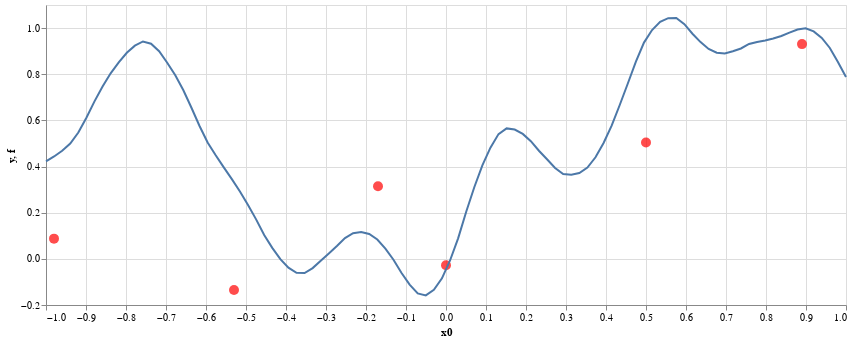

The notebook cell saved with this chart:
### Markdown cell above
Now go back and choose another point at which to evaluate the black box function.

If you have finished evaluating the function at different points and you are confident where the maximum is, you can make a guess before executing the cells below.

Show the function as a line and the noisy data we received as evaluations of it:

### Code cell
f1 = blackbox1.sample_f(100)
chart1f = (
    alt.Chart(f1)
    .mark_line()
    .encode(x='x0', y='f'))
chart1y = blackbox1.plot_xy()
chart1 = alt.layer(chart1y, chart1f)
chart1.properties(width=800, height=300)

### Figure 1 — Vega-Lite specification as saved in the notebook (floating-point values rounded to 4 significant figures)
{"config": {"view": {"continuousWidth": 400, "continuousHeight": 300}}, "layer": [{"data": {"name": "data-0eec26036d6e64abd96b392ea1a94d11"}, "mark": {"type": "circle", "color": "red", "size": 100}, "encoding": {"x": {"type": "quantitative", "field": "x0", "scale": {"domain": [-1, 1]}}, "y": {"type": "quantitative", "field": "y"}}}, {"data": {"name": "data-2d1e0543ca9f74f54712317b04f5767b"}, "mark": "line", "encoding": {"x": {"type": "quantitative", "field": "x0"}, "y": {"type": "quantitative", "field": "f"}}}], "height": 300, "width": 800, "$schema": "https://vega.github.io/schema/vega-lite/v4.8.1.json", "datasets": {"data-0eec26036d6e64abd96b392ea1a94d11": [{"x0": 0.0, "y": -0.02801}, {"x0": 0.5, "y": 0.5039}, {"x0": -0.53, "y": -0.1346}, {"x0": -0.17, "y": 0.3144}, {"x0": 0.89, "y": 0.9305}, {"x0": -0.98, "y": 0.08762}], "data-2d1e0543ca9f74f54712317b04f5767b": [{"x0": -1.0, "f": 0.4227}, {"x0": -0.9798, "f": 0.4437}, {"x0": -0.9596, "f": 0.4683}, {"x0": -0.9394, "f": 0.4995}, {"x0": -0.9192, "f": 0.5476}, {"x0": -0.899, "f": 0.6113}, {"x0": -0.8788, "f": 0.6823}, {"x0": -0.8586, "f": 0.7467}, {"x0": -0.8384, "f": 0.8038}, {"x0": -0.8182, "f": 0.8514}, {"x0": -0.798, "f": 0.8931}, {"x0": -0.7778, "f": 0.9238}, {"x0": -0.7576, "f": 0.9419}, {"x0": -0.7374, "f": 0.9325}, {"x0": -0.7172, "f": 0.8995}, {"x0": -0.697, "f": 0.8499}, {"x0": -0.6768, "f": 0.7953}, {"x0": -0.6566, "f": 0.7303}, {"x0": -0.6364, "f": 0.6549}, {"x0": -0.6162, "f": 0.5756}, {"x0": -0.596, "f": 0.5045}, {"x0": -0.5758, "f": 0.449}, {"x0": -0.5556, "f": 0.3962}, {"x0": -0.5354, "f": 0.3452}, {"x0": -0.5152, "f": 0.2919}, {"x0": -0.4949, "f": 0.2333}, {"x0": -0.4747, "f": 0.1711}, {"x0": -0.4545, "f": 0.1033}, {"x0": -0.4343, "f": 0.04752}, {"x0": -0.4141, "f": -0.00144}, {"x0": -0.3939, "f": -0.03826}, {"x0": -0.3737, "f": -0.0607}, {"x0": -0.3535, "f": -0.06129}, {"x0": -0.3333, "f": -0.04007}, {"x0": -0.3131, "f": -0.008038}, {"x0": -0.2929, "f": 0.02304}, {"x0": -0.2727, "f": 0.05545}, {"x0": -0.2525, "f": 0.08966}, {"x0": -0.2323, "f": 0.1112}, {"x0": -0.2121, "f": 0.1165}, {"x0": -0.1919, "f": 0.1076}, {"x0": -0.1717, "f": 0.08367}, {"x0": -0.1515, "f": 0.04436}, {"x0": -0.1313, "f": -0.003656}, {"x0": -0.1111, "f": -0.06114}, {"x0": -0.09091, "f": -0.1116}, {"x0": -0.07071, "f": -0.1498}, {"x0": -0.05051, "f": -0.1583}, {"x0": -0.0303, "f": -0.1345}, {"x0": -0.0101, "f": -0.08434}, {"x0": 0.0101, "f": -0.007137}, {"x0": 0.0303, "f": 0.08897}, {"x0": 0.05051, "f": 0.2044}, {"x0": 0.07071, "f": 0.3104}, {"x0": 0.09091, "f": 0.4052}, {"x0": 0.1111, "f": 0.4817}, {"x0": 0.1313, "f": 0.5407}, {"x0": 0.1515, "f": 0.5652}, {"x0": 0.1717, "f": 0.5603}, {"x0": 0.1919, "f": 0.5414}, {"x0": 0.2121, "f": 0.5101}, {"x0": 0.2323, "f": 0.4684}, {"x0": 0.2525, "f": 0.4314}, {"x0": 0.2727, "f": 0.3938}, {"x0": 0.2929, "f": 0.3676}, {"x0": 0.3131, "f": 0.3641}, {"x0": 0.3333, "f": 0.372}, {"x0": 0.3535, "f": 0.3958}, {"x0": 0.3737, "f": 0.4401}, {"x0": 0.3939, "f": 0.5023}, {"x0": 0.4141, "f": 0.5773}, {"x0": 0.4343, "f": 0.6666}, {"x0": 0.4545, "f": 0.7598}, {"x0": 0.4747, "f": 0.8548}, {"x0": 0.4949, "f": 0.9371}, {"x0": 0.5152, "f": 0.9914}, {"x0": 0.5354, "f": 1.027}, {"x0": 0.5556, "f": 1.043}, {"x0": 0.5758, "f": 1.043}, {"x0": 0.596, "f": 1.017}, {"x0": 0.6162, "f": 0.9755}, {"x0": 0.6364, "f": 0.9391}, {"x0": 0.6566, "f": 0.9096}, {"x0": 0.6768, "f": 0.8932}, {"x0": 0.697, "f": 0.8895}, {"x0": 0.7172, "f": 0.8993}, {"x0": 0.7374, "f": 0.9116}, {"x0": 0.7576, "f": 0.9314}, {"x0": 0.7778, "f": 0.94}, {"x0": 0.798, "f": 0.9463}, {"x0": 0.8182, "f": 0.9552}, {"x0": 0.8384, "f": 0.9657}, {"x0": 0.8586, "f": 0.9803}, {"x0": 0.8788, "f": 0.994}, {"x0": 0.899, "f": 0.999}, {"x0": 0.9192, "f": 0.9856}, {"x0": 0.9394, "f": 0.9576}, {"x0": 0.9596, "f": 0.9138}, {"x0": 0.9798, "f": 0.8532}, {"x0": 1.0, "f": 0.7877}]}}
